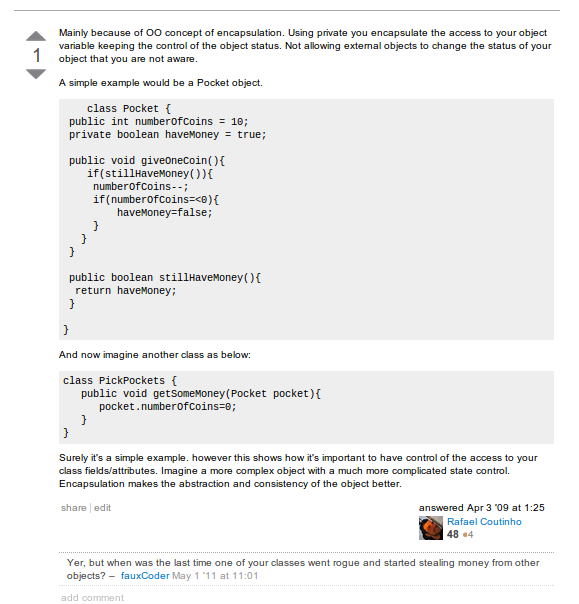
#> input picture opencv/picture.png, 579 x 604 px
$ python main.py
#> lines starting #> are read from the running program, lines starting #| are printed output that depends on the picture; after the words box and inside, x2 and y2 are one past the last pixel; in counts of white or black regions, pixels touching at a corner belong together
import numpy as np
import cv2

img = cv2.imread('picture.png', 0)
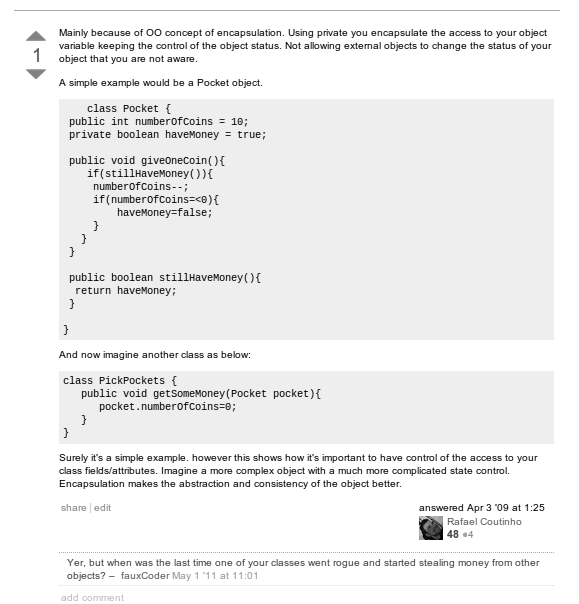
#> img: shape (604, 579); min 0, max 255, mean 239.5


# (1) create a copy of the original:
overlay = img.copy()
# (2) draw shapes:
cv2.circle(overlay, (133, 132), 12, (0, 255, 0), -1)
cv2.circle(overlay, (166, 132), 12, (0, 255, 0), -1)
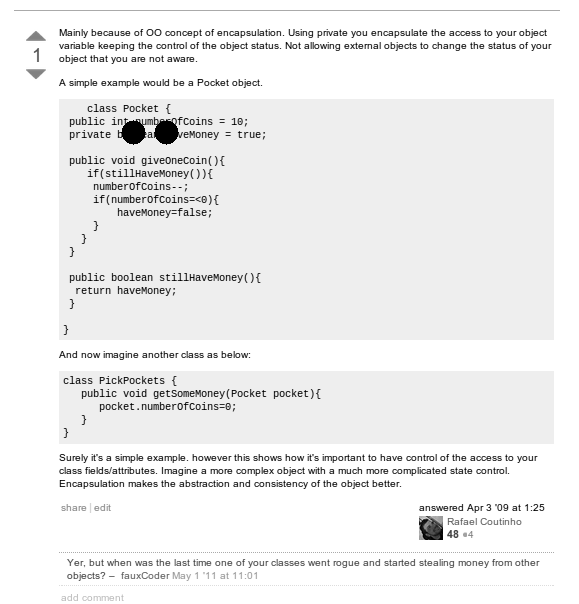
#> overlay: shape (604, 579); min 0, max 255, mean 239
# (3) blend with the original:
opacity = 0.4
cv2.addWeighted(overlay, opacity, img, 1 - opacity, 0, img)
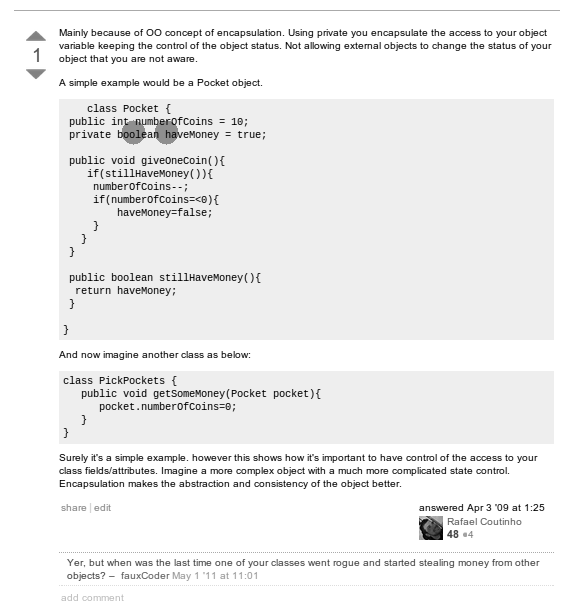
#> img: shape (604, 579); 0.25% of pixels changed, all inside (x1, y1, x2, y2) = (121, 120, 179, 145)

# display result (press 'q' to quit):
cv2.namedWindow('Transparency')
cv2.imshow('Transparency', img)
while (cv2.waitKey() & 0xff) != ord('q'): pass
#> (key q is pressed here)
cv2.destroyAllWindows()
